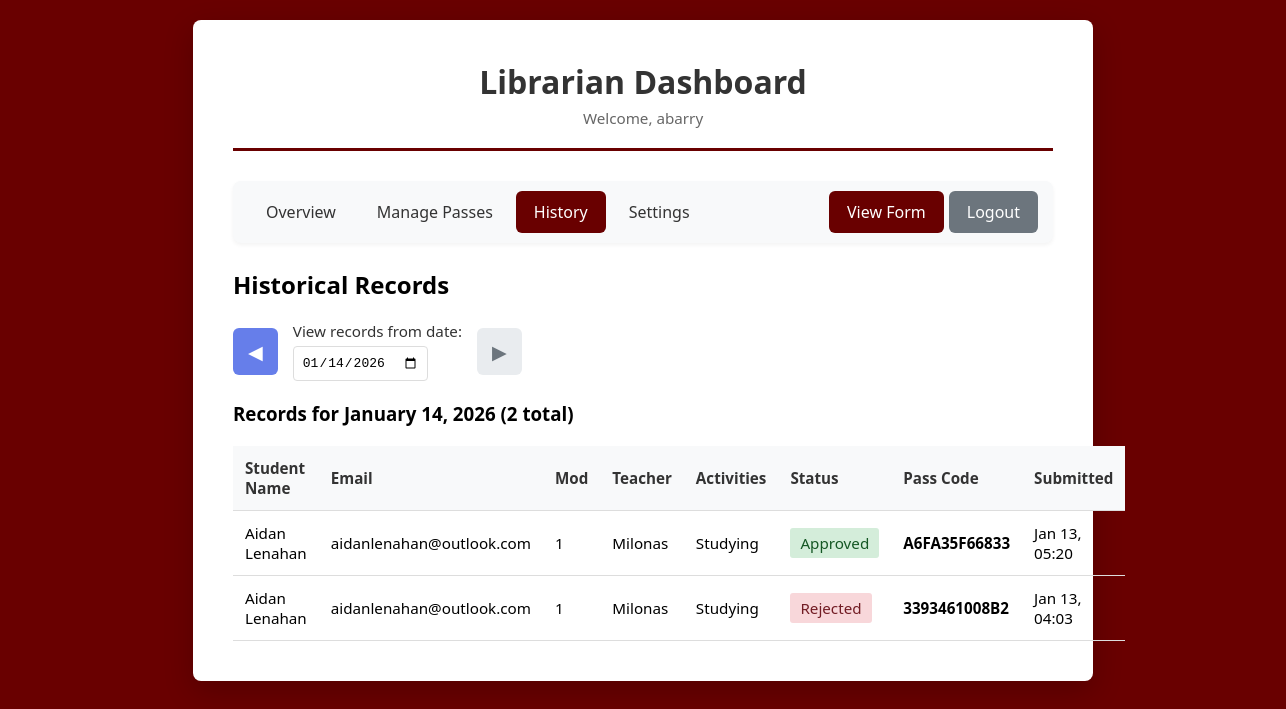
The app's page /dashboard.php?action=history (signed in), older data.
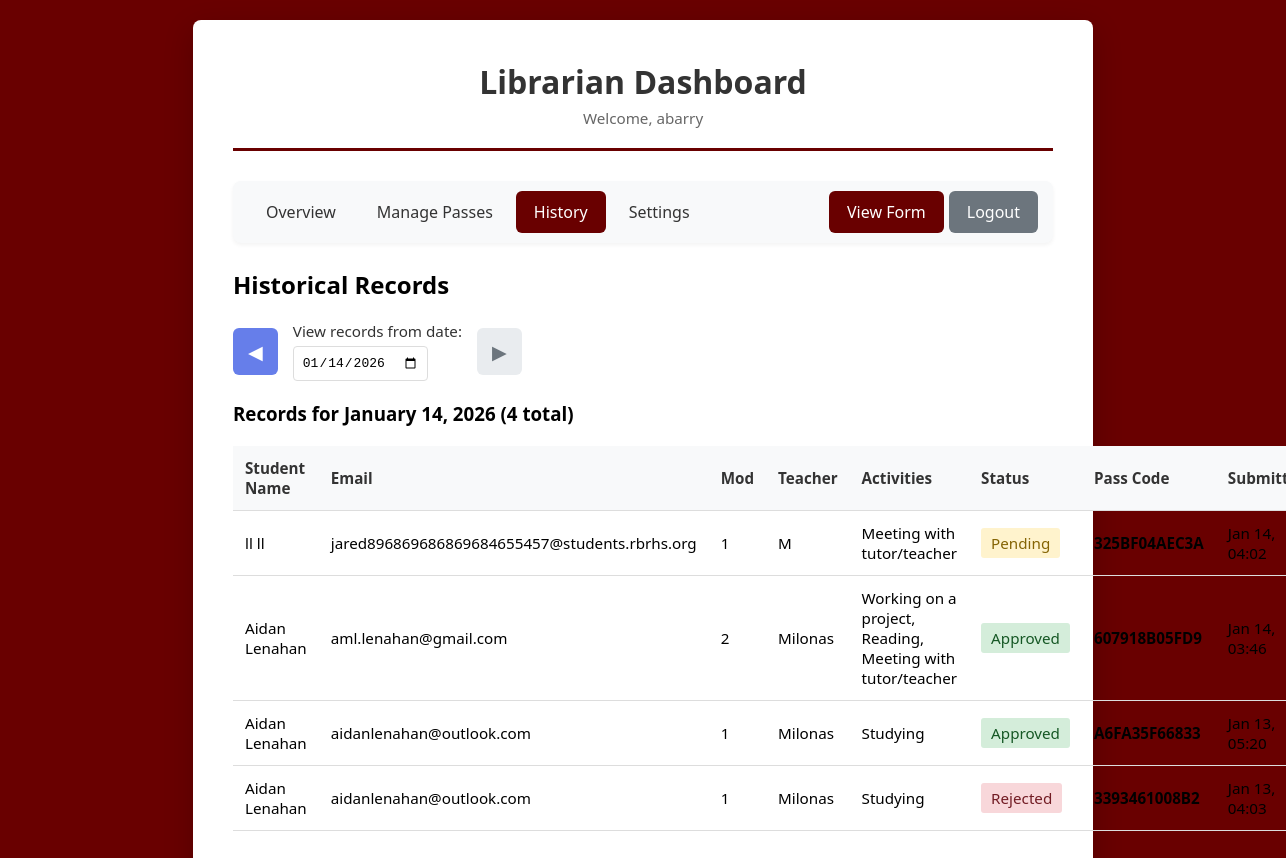
The same page, newer data.
### tables this page shows
CREATE TABLE IF NOT EXISTS `passes_current` (
  `id` int NOT NULL AUTO_INCREMENT,
  `first_name` varchar(50) NOT NULL,
  `last_name` varchar(50) NOT NULL,
  `email` varchar(100) NOT NULL,
  `teacher_name` varchar(100) NOT NULL,
  `mod` int NOT NULL,
  `activities` text NOT NULL,
  `agreement_checked` tinyint(1) DEFAULT '0',
  `status` enum('pending','approved','rejected') DEFAULT 'pending',
  `pass_code` varchar(20) DEFAULT NULL,
  `sent_at` timestamp NULL DEFAULT NULL,
  `created_at` timestamp NULL DEFAULT CURRENT_TIMESTAMP,
  `updated_at` timestamp NULL DEFAULT CURRENT_TIMESTAMP ON UPDATE CURRENT_TIMESTAMP,
  PRIMARY KEY (`id`),
  UNIQUE KEY `pass_code` (`pass_code`)
);

### dashboard.php (the view, shortened to what this page needs)
<?php
require_once 'includes/config.php';
$librarian = $_SESSION['librarian_username'];
$action = $_GET['action'] ?? 'overview';
$settings = getSettings($pdo);
if (!$settings['auto_approval']) {
    try {
        $pdo->exec("
            UPDATE passes_current
            SET status = 'rejected'
            WHERE status = 'pending'
            AND DATE(created_at) < CURDATE()
        ");
    } catch (Exception $e) {
        error_log("Error auto-rejecting old pending passes: " . $e->getMessage());
    }
}
$currentPassesStmt = $pdo->query("
    SELECT * FROM passes_current
    ORDER BY created_at DESC
    LIMIT 100
");
$currentPasses = $currentPassesStmt->fetchAll();
$countStmt = $pdo->query("
    SELECT
        status,
        COUNT(*) as count
    FROM passes_current
    GROUP BY status
");
$statusCounts = [];
while ($row = $countStmt->fetch()) {
    $statusCounts[$row['status']] = $row['count'];
}
?>
<!DOCTYPE html>
<html lang="en">
<head>
    <link rel="stylesheet" href="css/style.css">
</head>
<body>
    <div class="container">
        <div class="header">
            <h1>Librarian Dashboard</h1>
            <p>Welcome, <?php echo htmlspecialchars($librarian); ?></p>
        </div>
        <nav style="background: #f8f9fa; border-radius: 8px; padding: 10px 15px; margin-bottom: 25px; display: flex; align-items: center; gap: 5px; box-shadow: 0 2px 4px rgba(0,0,0,0.05);">
            <a href="?action=overview" style="padding: 10px 18px; text-decoration: none; color: #333; border-radius: 6px; transition: all 0.2s; <?php echo ($action === 'overview' || empty($action)) ? 'background: #690000; color: white; font-weight: 500;' : 'background: transparent;'; ?>" onmouseover="if(this.style.background !== 'rgb(105, 0, 0)') this.style.background='#e9ecef'" onmouseout="if(this.style.background !== 'rgb(105, 0, 0)') this.style.background='transparent'">Overview</a>
            <a href="?action=passes" style="padding: 10px 18px; text-decoration: none; color: #333; border-radius: 6px; transition: all 0.2s; <?php echo $action === 'passes' ? 'background: #690000; color: white; font-weight: 500;' : 'background: transparent;'; ?>" onmouseover="if(this.style.background !== 'rgb(105, 0, 0)') this.style.background='#e9ecef'" onmouseout="if(this.style.background !== 'rgb(105, 0, 0)') this.style.background='transparent'">Manage Passes</a>
            <a href="?action=history" style="padding: 10px 18px; text-decoration: none; color: #333; border-radius: 6px; transition: all 0.2s; <?php echo $action === 'history' ? 'background: #690000; color: white; font-weight: 500;' : 'background: transparent;'; ?>" onmouseover="if(this.style.background !== 'rgb(105, 0, 0)') this.style.background='#e9ecef'" onmouseout="if(this.style.background !== 'rgb(105, 0, 0)') this.style.background='transparent'">History</a>
            <a href="?action=settings" style="padding: 10px 18px; text-decoration: none; color: #333; border-radius: 6px; transition: all 0.2s; <?php echo $action === 'settings' ? 'background: #690000; color: white; font-weight: 500;' : 'background: transparent;'; ?>" onmouseover="if(this.style.background !== 'rgb(105, 0, 0)') this.style.background='#e9ecef'" onmouseout="if(this.style.background !== 'rgb(105, 0, 0)') this.style.background='transparent'">Settings</a>
            <a href="form.php" style="padding: 10px 18px; text-decoration: none; background: #690000; color: white; border-radius: 6px; transition: all 0.2s;" target="_blank" onmouseover="this.style.background='#5e0000ff'" onmouseout="this.style.background='#690000'">View Form</a>
            <a href="logout.php" style="padding: 10px 18px; text-decoration: none; background: #6c757d; color: white; border-radius: 6px; transition: all 0.2s;" onmouseover="this.style.background='#5a6268'" onmouseout="this.style.background='#6c757d'">Logout</a>
        </nav>
        <?php if ($action === 'overview' || empty($action)): ?>
            <h2 style="margin-bottom: 20px;">Today's Summary</h2>
            <div class="dashboard-grid">
                <div class="card">
                    <h3>Pending Passes</h3>
                    <div class="card-value"><?php echo $statusCounts['pending'] ?? 0; ?></div>
                    <p>Awaiting approval</p>
                </div>
                <div class="card">
                    <h3>Approved Passes</h3>
                    <div class="card-value"><?php echo $statusCounts['approved'] ?? 0; ?></div>
                    <p>Sent to students</p>
                </div>
                <div class="card">
                    <h3>Rejected Passes</h3>
                    <div class="card-value"><?php echo $statusCounts['rejected'] ?? 0; ?></div>
                    <p>Not approved</p>
                </div>
                <div class="card" style="position: relative;">
                    <h3>Form Status
                        <button onclick="document.getElementById('statusOverrideModal').style.display='block'"
                                style="border: none; background: none; cursor: pointer; font-size: 0.9em; color: #666; padding: 0 5px;"
                                title="Override Settings">⚙️</button>
                    </h3>
                    <div class="card-value"><?php echo isFormOpen($pdo) ? 'OPEN' : 'CLOSED'; ?></div>
                    <p>
                        <?php if ($settings['form_status_override']): ?>
                            <span style="color: #856404; font-weight: bold;">⚠️ Manual Override</span>
                        <?php else: ?>
                            <?php echo $settings['form_open_time'] . ' - ' . $settings['form_close_time']; ?>
                        <?php endif; ?>
                    </p>
                </div>
            </div>
            <h2 style="margin-top: 40px; margin-bottom: 20px;">Recent Submissions</h2>
            <table>
                <thead>
                    <tr>
                        <th>Student Name</th>
                        <th>Email</th>
                        <th>Mod</th>
                        <th>Teacher</th>
                        <th>Status</th>
                        <th>Submitted</th>
                        <th>Actions</th>
                    </tr>
                </thead>
                <tbody>
                    <?php
                    $recentLimit = $settings['recent_entries_limit'] ?? 10;
                    foreach (array_slice($currentPasses, 0, $recentLimit) as $pass):
                    ?>
                        <tr>
                            <td><?php echo htmlspecialchars($pass['first_name'] . ' ' . $pass['last_name']); ?></td>
                            <td><?php echo htmlspecialchars($pass['email']); ?></td>
                            <td><?php echo $pass['mod']; ?></td>
                            <td><?php echo htmlspecialchars($pass['teacher_name']); ?></td>
                            <td>
                                <span style="padding: 5px 10px; border-radius: 3px;
                                    <?php
                                    if ($pass['status'] === 'approved') echo 'background: #d4edda; color: #155724;';
                                    elseif ($pass['status'] === 'pending') echo 'background: #fff3cd; color: #856404;';
                                    else echo 'background: #f8d7da; color: #721c24;';
                                    ?>
                                ">
                                    <?php echo ucfirst($pass['status']); ?>
                                </span>
                            </td>
                            <td><?php echo date('M d, H:i', strtotime($pass['created_at'])); ?></td>
                            <td>
                                <?php if ($pass['status'] === 'pending'): ?>
                                    <form method="POST" action="" style="display: inline;">
                                        <input type="hidden" name="action" value="approve_passes">
                                        <input type="hidden" name="pass_ids[]" value="<?php echo $pass['id']; ?>">
                                        <button type="submit" class="btn btn-success" style="padding: 5px 10px; font-size: 0.85em;">Approve</button>
                                    </form>
                                <?php endif; ?>
                            </td>
                        </tr>
                    <?php endforeach; ?>
                </tbody>
            </table>
        <?php elseif ($action === 'history'): ?>
            <h2 style="margin-bottom: 20px;">Historical Records</h2>
            <?php
            $historyDate = $_GET['date'] ?? date('Y-m-d');
            $historyStmt = $pdo->prepare("
                SELECT * FROM passes_archive
                WHERE pass_date = ?
                ORDER BY created_at DESC
            ");
            $historyStmt->execute([$historyDate]);
            $historyPasses = $historyStmt->fetchAll();
            if ($historyDate === date('Y-m-d')) {
                $todayStmt = $pdo->query("
                    SELECT * FROM passes_current
                    ORDER BY created_at DESC
                ");
                $historyPasses = array_merge($historyPasses, $todayStmt->fetchAll());
            }
            $prevDate = date('Y-m-d', strtotime($historyDate . ' -1 day'));
            $nextDate = date('Y-m-d', strtotime($historyDate . ' +1 day'));
            $isToday = $historyDate === date('Y-m-d');
            ?>
            <div style="display: flex; align-items: center; gap: 15px; margin-bottom: 20px;">
                <a href="?action=history&date=<?php echo $prevDate; ?>"
                   style="padding: 10px 15px; background: #667eea; color: white; text-decoration: none; border-radius: 6px; font-size: 1.2em; transition: all 0.2s;"
                   onmouseover="this.style.background='#5568d3'"
                   onmouseout="this.style.background='#667eea'"
                   title="Previous day">◀</a>
                <form method="GET" action="" style="margin: 0;">
                    <div class="form-group" style="margin: 0;">
                        <label for="date" style="display: block; margin-bottom: 5px; font-weight: 500;">View records from date:</label>
                        <input type="date" id="date" name="date" value="<?php echo htmlspecialchars($historyDate); ?>"
                               onchange="this.form.submit()"
                               style="padding: 8px; border: 1px solid #ddd; border-radius: 4px; font-size: 1em;">
                    </div>
                </form>
                <?php if (!$isToday): ?>
                    <a href="?action=history&date=<?php echo $nextDate; ?>"
                       style="padding: 10px 15px; background: #667eea; color: white; text-decoration: none; border-radius: 6px; font-size: 1.2em; transition: all 0.2s;"
                       onmouseover="this.style.background='#5568d3'"
                       onmouseout="this.style.background='#667eea'"
                       title="Next day">▶</a>
                <?php else: ?>
                    <span style="padding: 10px 15px; background: #e9ecef; color: #6c757d; border-radius: 6px; font-size: 1.2em;" title="Cannot go beyond today">▶</span>
                <?php endif; ?>
            </div>
            <?php if (empty($historyPasses)): ?>
                <p style="color: #666;">No records found for <?php echo date('F d, Y', strtotime($historyDate)); ?>.</p>
            <?php else: ?>
                <h3 style="margin-bottom: 15px;">Records for <?php echo date('F d, Y', strtotime($historyDate)); ?> (<?php echo count($historyPasses); ?> total)</h3>
                <table>
                    <thead>
                        <tr>
                            <th>Student Name</th>
                            <th>Email</th>
                            <th>Mod</th>
                            <th>Teacher</th>
                            <th>Activities</th>
                            <th>Status</th>
                            <th>Pass Code</th>
                            <th>Submitted</th>
                        </tr>
                    </thead>
                    <tbody>
                        <?php foreach ($historyPasses as $pass): ?>
                            <tr>
                                <td><?php echo htmlspecialchars($pass['first_name'] . ' ' . $pass['last_name']); ?></td>
                                <td><?php echo htmlspecialchars($pass['email']); ?></td>
                                <td><?php echo $pass['mod']; ?></td>
                                <td><?php echo htmlspecialchars($pass['teacher_name']); ?></td>
                                <td><?php echo htmlspecialchars(implode(', ', json_decode($pass['activities'], true))); ?></td>
                                <td>
                                    <span style="padding: 5px 10px; border-radius: 3px;
                                        <?php
                                        if ($pass['status'] === 'approved') echo 'background: #d4edda; color: #155724;';
                                        elseif ($pass['status'] === 'pending') echo 'background: #fff3cd; color: #856404;';
                                        else echo 'background: #f8d7da; color: #721c24;';
                                        ?>
                                    ">
                                        <?php echo ucfirst($pass['status']); ?>
                                    </span>
                                </td>
                                <td><strong><?php echo htmlspecialchars($pass['pass_code']); ?></strong></td>
                                <td><?php echo date('M d, H:i', strtotime($pass['created_at'])); ?></td>
                            </tr>
                        <?php endforeach; ?>
                    </tbody>
                </table>
            <?php endif; ?>
        <?php endif; ?>
    </div>
</body>
</html>

### css/style.css (style rules this page uses)
* { margin: 0; padding: 0; box-sizing: border-box; }
body { font-family: 'Segoe UI', Tahoma, Geneva, Verdana, sans-serif; background: #690000; min-height: 100vh; padding: 20px; }
.container { max-width: 900px; margin: 0 auto; background: white; border-radius: 8px; box-shadow: 0 10px 30px rgba(0, 0, 0, 0.2); padding: 40px; }
.header { text-align: center; margin-bottom: 30px; border-bottom: 3px solid #690000; padding-bottom: 20px; }
.header h1 { color: #333; font-size: 2em; margin-bottom: 5px; }
.header p { color: #666; font-size: 0.95em; }
.form-group { margin-bottom: 20px; }
label { display: block; margin-bottom: 8px; color: #333; font-weight: 500; font-size: 0.95em; }
table { width: 100%; border-collapse: collapse; margin-top: 20px; font-size: 0.95em; }
th, td { padding: 12px; text-align: left; border-bottom: 1px solid #ddd; }
th { background: #f8f9fa; font-weight: 600; color: #333; }

Row changes from the older to the newer data that the page shows:
added passes_current: first_name+last_name "ll ll", email "jared896869686869684655457@students.rbrhs.org", mod "1", teacher_name "M", activities "Meeting with tutor/teacher", status "Pending", pass_code "325BF04AEC3A", created_at "Jan 14, 04:02"
added passes_current: first_name+last_name "Aidan Lenahan", email "aml.lenahan@gmail.com", mod "2", teacher_name "Milonas", activities "Working on a project, Reading, Meeting with tutor/teacher", status "Approved", pass_code "607918B05FD9", created_at "Jan 14, 03:46"
Text that changed along with them:
count($historyPasses): "2" → "4"
